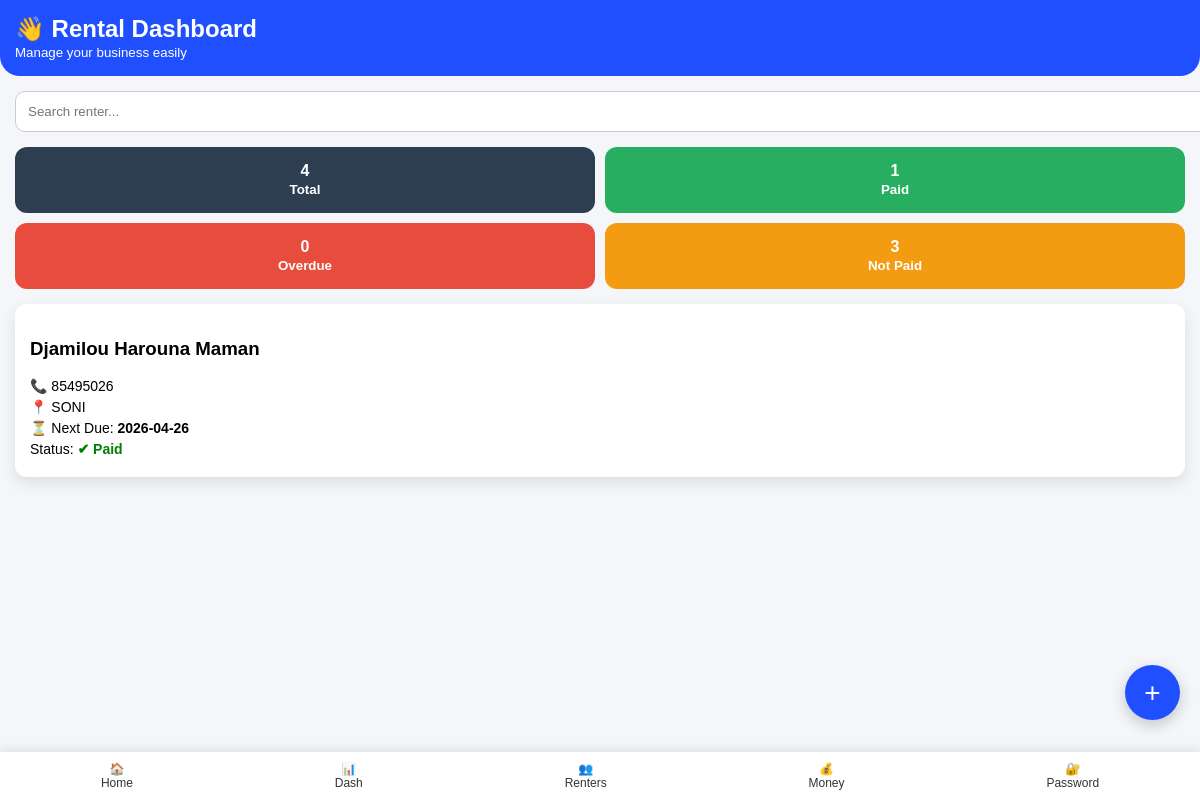
The page /dashboard?filter=paid (signed in) on the database its author committed.
### tables this page shows
CREATE TABLE renters (
            id INTEGER PRIMARY KEY AUTOINCREMENT,
            name TEXT,
            phone TEXT,
            address TEXT,
            barrow TEXT,
            start_date TEXT,
            due_date TEXT,
            paid TEXT,
            last_payment_date TEXT   
        );

### app.py (the view)
@app.route("/dashboard")
def dashboard():
    if "user" not in session:
        return redirect("/login")
    search = request.args.get("search")
    filter_status = request.args.get("filter")
    conn = sqlite3.connect("database.db")
    c = conn.cursor()
    if search:
        c.execute("""
            SELECT * FROM renters
            WHERE name LIKE ? OR phone LIKE ? OR address LIKE ?
        """, (f"%{search}%", f"%{search}%", f"%{search}%"))
    else:
        c.execute("SELECT * FROM renters")
    renters = c.fetchall()
    conn.close()
    updated_renters = []
    today = datetime.now().date()
    paid_count = 0
    overdue_count = 0
    not_paid_count = 0
    for r in renters:
        start_date = datetime.strptime(r[5], "%Y-%m-%d").date()
        days_passed = (today - start_date).days
        weeks_passed = days_passed // 7
        current_due = start_date + timedelta(days=(weeks_passed + 1) * 7)
        conn = sqlite3.connect("database.db")
        c = conn.cursor()
        c.execute("""
            SELECT payment_date FROM payments
            WHERE renter_id=?
            ORDER BY payment_date DESC LIMIT 1
        """, (r[0],))
        last = c.fetchone()
        conn.close()
        last_payment_date = None
        if last:
            last_payment_date = datetime.strptime(last[0], "%Y-%m-%d").date()
        cycle_start = current_due - timedelta(days=7)
        if last_payment_date and cycle_start <= last_payment_date <= current_due:
            status = "Paid"
            paid_count += 1
        elif today > current_due:
            status = f"LATE by {(today - current_due).days} days"
            overdue_count += 1
        elif today == current_due:
            status = "DUE TODAY"
            not_paid_count += 1
        else:
            status = f"Due in {(current_due - today).days} days"
            not_paid_count += 1
        if filter_status:
            if filter_status == "paid" and status != "Paid":
                continue
            if filter_status == "notpaid" and status == "Paid":
                continue
            if filter_status == "overdue" and "LATE" not in status:
                continue
        updated_renters.append(r + (current_due.strftime("%Y-%m-%d"), status))
    return render_template(
        "index.html",
        renters=updated_renters,
        total=len(renters),
        paid=paid_count,
        overdue=overdue_count,
        not_paid=not_paid_count
    )

### templates/index.html (shortened to what this page needs)
<!DOCTYPE html>
<html>
<head>
</head>
<body>
<div class="header">
    <h2 style="margin:0;">👋 Rental Dashboard</h2>
    <small>Manage your business easily</small>
</div>
<form method="GET" action="/dashboard" class="search">
    <input type="text" name="search" placeholder="Search renter...">
</form>
<div class="stats">
    <a href="/dashboard" style="text-decoration:none;">
        <div class="card-stat total">
            <div>{{ total }}</div>
            <small>Total</small>
        </div>
    </a>
    <a href="/dashboard?filter=paid" style="text-decoration:none;">
        <div class="card-stat paid-bg">
            <div>{{ paid }}</div>
            <small>Paid</small>
        </div>
    </a>
    <a href="/dashboard?filter=overdue" style="text-decoration:none;">
        <div class="card-stat overdue-bg">
            <div>{{ overdue }}</div>
            <small>Overdue</small>
        </div>
    </a>
    <a href="/dashboard?filter=notpaid" style="text-decoration:none;">
        <div class="card-stat notpaid">
            <div>{{ not_paid }}</div>
            <small>Not Paid</small>
        </div>
    </a>
</div>
{% for r in renters %}
<div class="card">
    <h3>{{ r[1] }}</h3>
    <div class="info">📞 {{ r[2] }}</div>
    <div class="info">📍 {{ r[3] }}</div>
    <div class="info">
        ⏳ Next Due: <strong>{{ r[9] }}</strong>
    </div>
    <div class="info">
        Status:
        {% if "Paid" in r[10] %}
            <span style="color:green; font-weight:bold;">✔ Paid</span>
        {% elif "LATE" in r[10] %}
            <span style="color:red; font-weight:bold;">❌ {{ r[10] }}</span>
        {% elif "DUE TODAY" in r[10] %}
            <span style="color:orange; font-weight:bold;">⚠ Due Today</span>
        {% else %}
            <span style="color:blue; font-weight:bold;">⏳ {{ r[10] }}</span>
        {% endif %}
    </div>
</div>
{% endfor %}
<a href="/add" class="add-btn">+</a>
<div class="bottom-nav">
    <a href="/home">🏠<br>Home</a>
    <a href="/dashboard">📊<br>Dash</a>
    <a href="/renters">👥<br>Renters</a>
    <a href="/money">💰<br>Money</a>
    <a href="/verify-user">🔐<br>Password</a>
</div>
</body>
</html>

### templates/index.html (style rules this page uses)
body { margin: 0; font-family: Arial; background: #f4f6f9; }
.header { background: #1f4fff; color: white; padding: 15px; border-bottom-left-radius: 20px; border-bottom-right-radius: 20px; }
.search { margin: 15px; }
.search input { width: 100%; padding: 12px; border-radius: 10px; border: 1px solid #ccc; }
.stats { display: grid; grid-template-columns: repeat(2, 1fr); gap: 10px; margin: 15px; }
.card-stat { padding: 15px; border-radius: 12px; color: white; text-align: center; font-weight: bold; }
.total { background: #2c3e50; }
.paid-bg { background: #27ae60; }
.overdue-bg { background: #e74c3c; }
.notpaid { background: #f39c12; }
.card { background: white; margin: 10px 15px; padding: 15px; border-radius: 12px; box-shadow: 0 6px 15px rgba(0,0,0,0.1); }
.info { font-size: 14px; margin: 5px 0; }
.add-btn { position: fixed; bottom: 80px; right: 20px; background: #1f4fff; color: white; width: 55px; height: 55px; border-radius: 50%; text-align: center; line-height: 55px; font-size: 28px; text-decoration: none; box-shadow: 0 5px 15px rgba(0,0,0,0.2); }
.bottom-nav { position: fixed; bottom: 0; left: 0; right: 0; background: white; display: flex; justify-content: space-around; padding: 10px 0; box-shadow: 0 -2px 10px rgba(0,0,0,0.1); font-size: 12px; }
.bottom-nav a { text-decoration: none; color: #333; text-align: center; }

### rows shown on the page
renters: name "Djamilou Harouna Maman", phone "85495026", address "SONI", due_date "2026-04-26"

### other values the page prints
{{ total }} "4"
{{ paid }} "1"
{{ overdue }} "0"
{{ not_paid }} "3"
